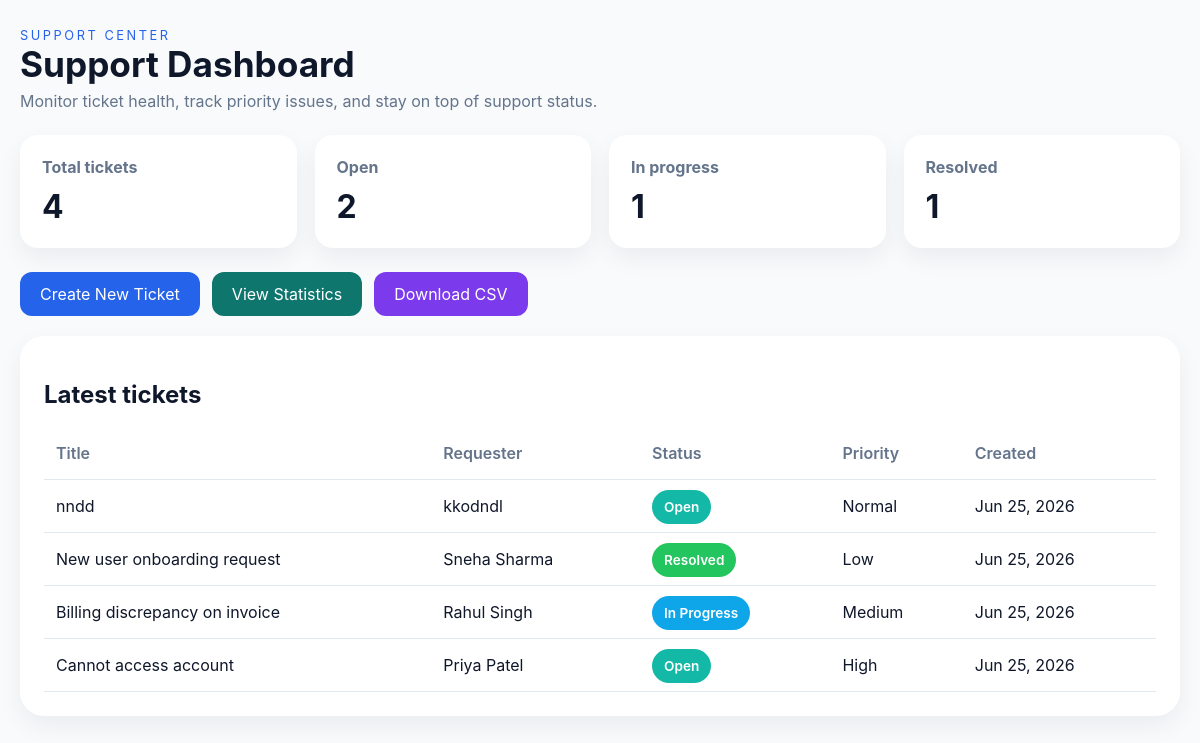
Before: /support_dashboard/ with the older database file.
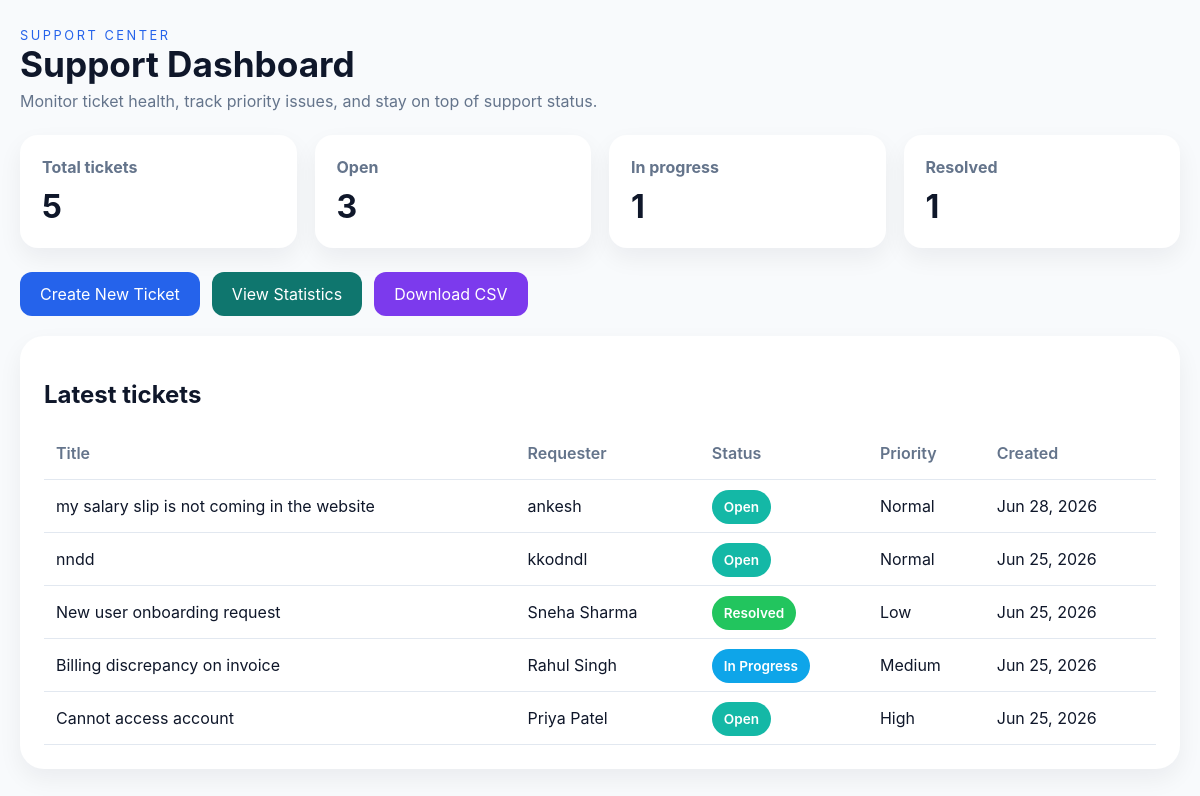
After: the same page with the newer database file.
### support/models.py (models this page shows, shortened)
class SupportTicket(models.Model):
    STATUS_CHOICES = [
        ('OPEN', 'Open'),
        ('IN_PROGRESS', 'In Progress'),
        ('RESOLVED', 'Resolved'),
        ('CLOSED', 'Closed'),
    ]
    PRIORITY_CHOICES = [
        ('Low', 'Low'),
        ('Normal', 'Normal'),
        ('High', 'High'),
        ('Urgent', 'Urgent'),
    ]
    PROJECT_CHOICES = [
        ('CRM', 'CRM'),
        ('ERP', 'ERP'),
        ('HRMS', 'HRMS'),
        ('Website', 'Website'),
    ]
    title = models.CharField(max_length=250)
    requester = models.CharField(max_length=150)
    status = models.CharField(max_length=20, choices=STATUS_CHOICES, default='OPEN')
    priority = models.CharField(max_length=20, choices=PRIORITY_CHOICES, default='Normal')
    project = models.CharField(max_length=50, choices=PROJECT_CHOICES, default='CRM')
    attachment = models.FileField(upload_to='uploads/', blank=True, null=True)
    created_at = models.DateTimeField(auto_now_add=True)
    updated_at = models.DateTimeField(auto_now=True)

### support/views.py (the view, shortened to what this page needs)
# urls.py: path('support_dashboard/', support_dashboard, name='support_dashboard'),
def support_dashboard(request):
    tickets = SupportTicket.objects.order_by('-created_at')[:6]
    report_data = get_ticket_report_data()
    created = request.GET.get('created') == '1'
    context = {
        'summary': report_data['summary'],
        'tickets': tickets,
        'created': created,
    }
    return render(request, 'support/dashboard.html', context)

### templates/support/dashboard.html (shortened to what this page needs)
<!DOCTYPE html>
<html lang="en">
  <head>
  </head>
  <body>
    <div class="page">
      <div class="header">
        <div>
          <p style="text-transform: uppercase; letter-spacing: 0.2em; color: #2563eb; font-size: 0.8rem; margin:0;">Support Center</p>
          <h1>Support Dashboard</h1>
          <p>Monitor ticket health, track priority issues, and stay on top of support status.</p>
        </div>
      </div>
      <div class="panel-grid">
        <div class="panel">
          <h2>Total tickets</h2>
          <strong>{{ summary.total }}</strong>
        </div>
        <div class="panel">
          <h2>Open</h2>
          <strong>{{ summary.open }}</strong>
        </div>
        <div class="panel">
          <h2>In progress</h2>
          <strong>{{ summary.in_progress }}</strong>
        </div>
        <div class="panel">
          <h2>Resolved</h2>
          <strong>{{ summary.resolved }}</strong>
        </div>
      </div>
      <div style="margin-bottom: 20px; display:flex; gap:12px; flex-wrap:wrap;">
        <a href="{% url 'create_ticket' %}" style="display:inline-block;padding:12px 20px;border-radius:12px;background:#2563eb;color:white;text-decoration:none;">Create New Ticket</a>
        <a href="{% url 'statistics' %}" style="display:inline-block;padding:12px 20px;border-radius:12px;background:#0f766e;color:white;text-decoration:none;">View Statistics</a>
        <a href="{% url 'report_csv' %}" style="display:inline-block;padding:12px 20px;border-radius:12px;background:#7c3aed;color:white;text-decoration:none;">Download CSV</a>
      </div>
      <div class="table-card">
        <h2 style="margin-bottom: 18px;">Latest tickets</h2>
        <table>
          <thead>
            <tr>
              <th>Title</th>
              <th>Requester</th>
              <th>Status</th>
              <th>Priority</th>
              <th>Created</th>
            </tr>
          </thead>
          <tbody>
            {% for ticket in tickets %}
              <tr>
                <td>{{ ticket.title }}</td>
                <td>{{ ticket.requester }}</td>
                <td><span class="status {{ ticket.status }}">{{ ticket.get_status_display }}</span></td>
                <td>{{ ticket.priority }}</td>
                <td>{{ ticket.created_at|date:"M d, Y" }}</td>
              </tr>
            {% empty %}
              <tr>
                <td colspan="5" style="text-align:center; padding: 24px 0; color:#64748b;">No support tickets available.</td>
              </tr>
            {% endfor %}
          </tbody>
        </table>
      </div>
    </div>
  </body>
</html>

### templates/support/dashboard.html (style rules this page uses)
body { margin: 0; font-family: Inter, Arial, sans-serif; background: #f8fafc; color: #0f172a; }
.page { max-width: 1200px; margin: 28px auto; padding: 0 20px; }
.header { display: flex; justify-content: space-between; flex-wrap: wrap; gap: 14px; align-items: flex-end; }
.header h1 { margin: 0; font-size: 2.2rem; }
.header p { margin: 6px 0 0; color: #64748b; }
.panel-grid { display: grid; grid-template-columns: repeat(4, minmax(0, 1fr)); gap: 18px; margin: 24px 0; }
.panel { background: #fff; border-radius: 18px; padding: 22px; box-shadow: 0 10px 25px rgba(15, 23, 42, 0.06); }
.panel h2 { margin: 0 0 10px; font-size: 1rem; color: #64748b; }
.panel strong { display: block; font-size: 2rem; margin-top: 8px; }
.table-card { background: #fff; border-radius: 24px; padding: 24px; box-shadow: 0 10px 25px rgba(15, 23, 42, 0.06); }
table { width: 100%; border-collapse: collapse; }
th, td { padding: 16px 12px; text-align: left; border-bottom: 1px solid #e2e8f0; }
th { color: #64748b; font-weight: 600; }
td { color: #0f172a; }
.status { padding: 9px 12px; border-radius: 999px; color: white; font-size: 0.85rem; font-weight: 600; }
.OPEN { background: #14b8a6; }
.IN_PROGRESS { background: #0ea5e9; }
.RESOLVED { background: #22c55e; }

Changed rows visible on the page:
added SupportTicket: title "my salary slip is not coming in the website", requester "ankesh", status "Open", priority "Normal", created_at "Jun 28, 2026"
Other visible differences:
{{ summary.total }}: "4" → "5"
{{ summary.open }}: "2" → "3"
